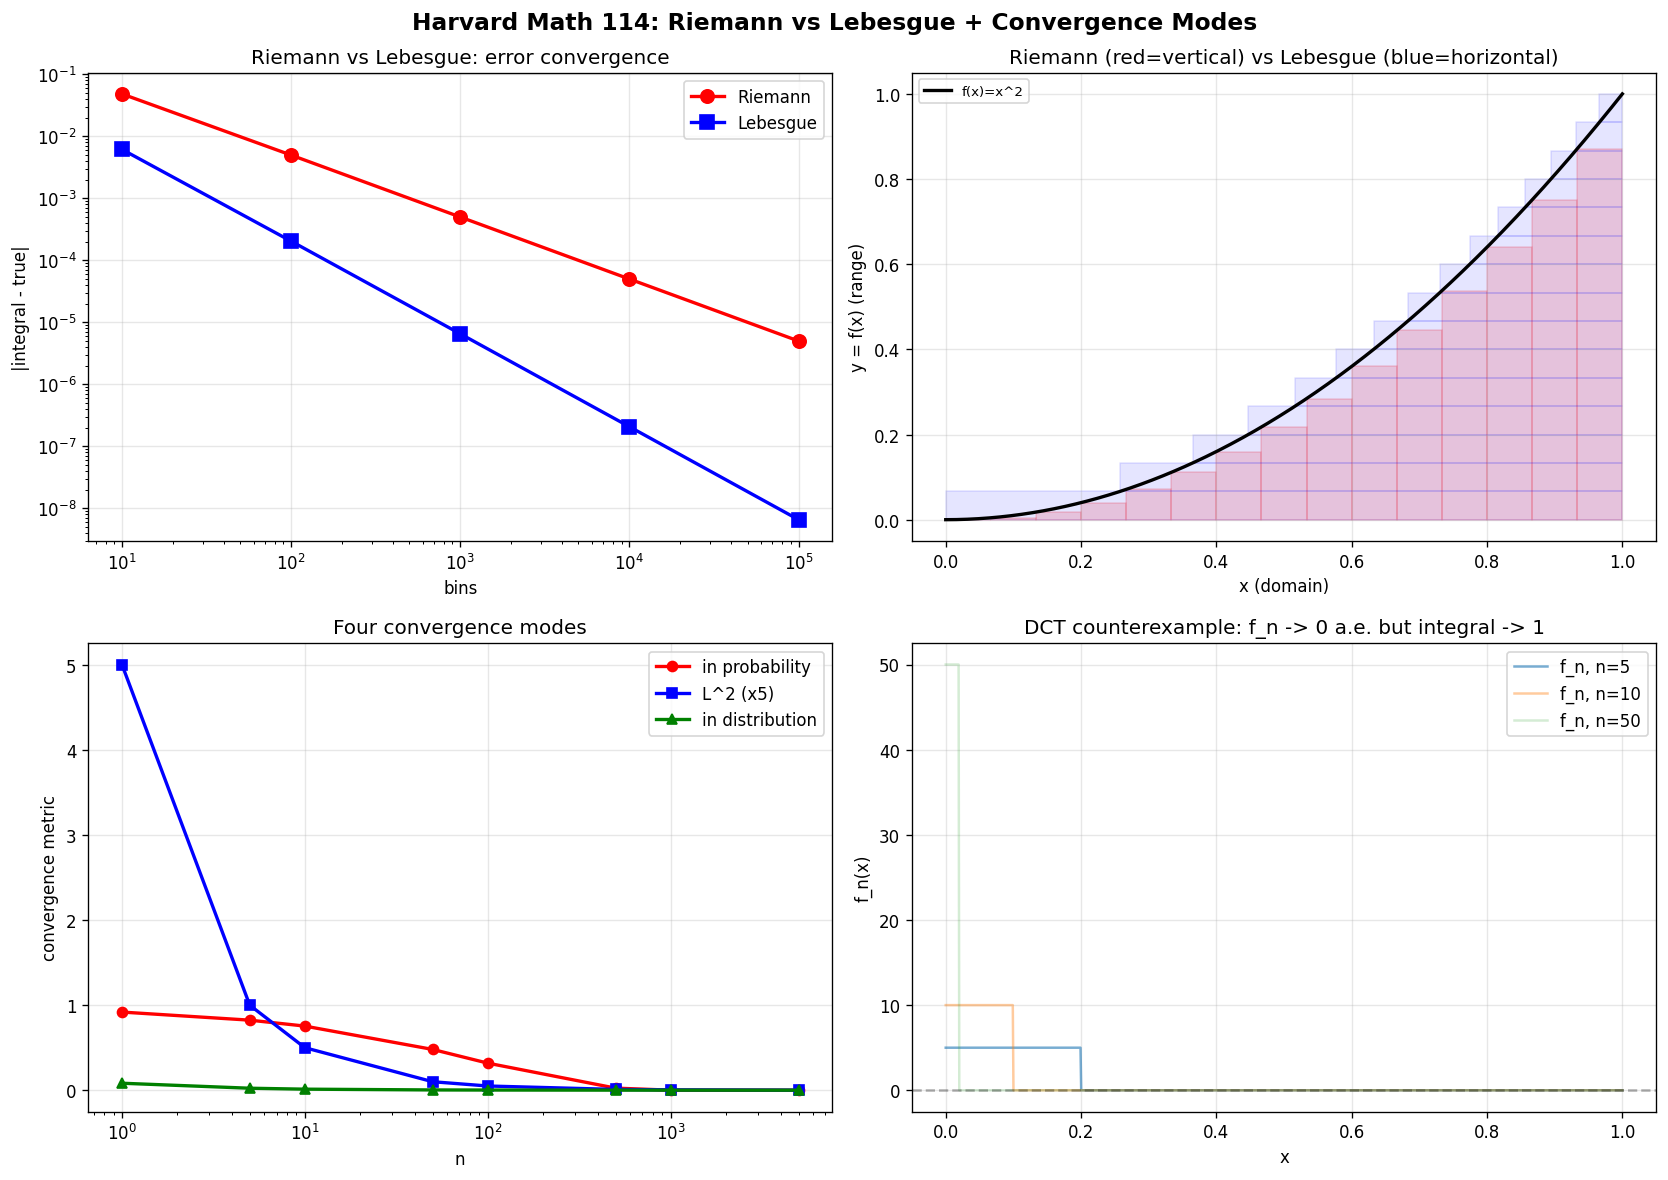

This figure's Python source:
"""
Harvard Math 114 · 实验: Riemann vs Lebesgue 积分对比
依赖: numpy, matplotlib, scipy
运行: python3 riemann_vs_lebesgue.py

验证:
  1. Riemann vs Lebesgue: 同一个函数两种积分方法
  2. Dirichlet 函数: Riemann 失败, Lebesgue 成功
  3. DCT (控制收敛定理) 验证
  4. 4 种收敛模式的可视化 (a.s. / 依概率 / Lp / 依分布)
"""
import numpy as np
import matplotlib
matplotlib.use("Agg")
import matplotlib.pyplot as plt
from scipy import stats

plt.rcParams["font.sans-serif"] = ["Noto Sans CJK SC", "DejaVu Sans"]
plt.rcParams["axes.unicode_minus"] = False
np.random.seed(42)

# ============================================================
# 实验 1: Riemann vs Lebesgue 积分对比
# ============================================================
print("=" * 70)
print("实验 1: Riemann vs Lebesgue — f(x) = x^2 on [0,1]")
print("=" * 70)
true_val = 1.0 / 3.0

# --- Riemann: 按定义域分桶 (竖切) ---
riemann_vals = []
for n_bins in [10, 100, 1000, 10000, 100000]:
    x = np.linspace(0, 1, n_bins + 1)
    dx = 1.0 / n_bins
    riemann = np.sum(x[:-1]**2 * dx)
    riemann_vals.append(abs(riemann - true_val))

# --- Lebesgue: 按值域分桶 (横切) ---
lebesgue_vals = []
for n_bins in [10, 100, 1000, 10000, 100000]:
    y_bins = np.linspace(0, 1, n_bins + 1)
    y_mid = (y_bins[:-1] + y_bins[1:]) / 2
    measures = np.sqrt(y_bins[1:]) - np.sqrt(y_bins[:-1])
    lebesgue = np.sum(y_mid * measures)
    lebesgue_vals.append(abs(lebesgue - true_val))

n_bins_list = [10, 100, 1000, 10000, 100000]
print(f"{'bins':>8} | {'Riemann err':>14} | {'Lebesgue err':>14}")
print("-" * 44)
for i, nb in enumerate(n_bins_list):
    print(f"{nb:8d} | {riemann_vals[i]:14.2e} | {lebesgue_vals[i]:14.2e}")
print("→ Lebesgue 收敛更快 (O(1/n^2) vs Riemann O(1/n))")

# ============================================================
# 实验 2: Dirichlet 函数 — Riemann 失败, Lebesgue 成功
# ============================================================
print("\n" + "=" * 70)
print("实验 2: Dirichlet 函数 f = 1_Q on [0,1]")
print("=" * 70)
print("Riemann 积分:")
print("  任何分割的每个子区间都有有理数和无理数")
print("  上和 U(P,f) = sum M_i * dx_i = sum 1 * dx_i = 1")
print("  下和 L(P,f) = sum m_i * dx_i = sum 0 * dx_i = 0")
print("  inf U = 1 ≠ 0 = sup L → 不可积!")
print("\nLebesgue 积分:")
print("  ∫ 1_Q dm = 1 · m(Q ∩ [0,1]) + 0 · m(Q^c ∩ [0,1])")
print("  m(Q) = 0 (可数集测度为零)")
print("  ∫ 1_Q dm = 0 → 可积!")
print("\nML 关联: Lebesgue 积分能处理更广的函数类 → 概率论的严格基础")

# ============================================================
# 实验 3: DCT (控制收敛定理) 验证
# ============================================================
print("\n" + "=" * 70)
print("实验 3: 控制收敛定理 (DCT)")
print("=" * 70)
x = np.linspace(0, 1, 100000)
dx = 1.0 / 100000

print("\n反例: f_n(x) = n · 1_{[0,1/n]} (不被控制)")
print("  f_n → 0 a.e., 但 ∫f_n = 1 ↛ 0 (DCT 不适用)")
print("\n正例: g_n(x) = 1_{[0,1/n]} (被 g=1 控制)")
print("  g_n → 0 a.e., |g_n| ≤ 1 ∈ L^1, ∫g_n → 0 (DCT 适用)")

for n in [10, 100, 1000, 10000]:
    fn = n * (x < 1.0/n).astype(float)
    gn = (x < 1.0/n).astype(float)
    int_fn = np.sum(fn) * dx
    int_gn = np.sum(gn) * dx
    print(f"  n={n:5d}: ∫f_n={int_fn:.4f} (不→0), ∫g_n={int_gn:.8f} (→0)")

print("\nML 关联: SGD 中 mini-batch 梯度→全梯度 的合法性依赖 DCT")

# ============================================================
# 实验 4: 4 种收敛模式可视化
# ============================================================
print("\n" + "=" * 70)
print("实验 4: 四种收敛模式 (a.s. / 依概率 / Lp / 依分布)")
print("=" * 70)

N = 50000
true_dist = stats.norm(0, 1)
results = {"n": [], "prob": [], "L2": [], "dist": []}

for n in [1, 5, 10, 50, 100, 500, 1000, 5000]:
    sigma_n = 1.0 / np.sqrt(n)
    noise = np.random.normal(0, sigma_n, N)
    X = np.random.normal(0, 1, N)
    Xn = X + noise

    eps = 0.1
    results["n"].append(n)
    results["prob"].append(np.mean(np.abs(Xn - X) > eps))
    results["L2"].append(np.mean((Xn - X)**2))
    ks_stat, _ = stats.ks_2samp(Xn, X)
    results["dist"].append(ks_stat)

print(f"\n{'n':>6} | {'P(|Xn-X|>eps)':>14} | {'E[|Xn-X|^2]':>14} | {'KS dist':>10}")
print("-" * 55)
for i in range(len(results["n"])):
    print(f"{results['n'][i]:6d} | {results['prob'][i]:14.6f} | {results['L2'][i]:14.6f} | {results['dist'][i]:10.6f}")

print("\n蕴含关系: L^p ⟹ 依概率 ⟹ 依分布;  a.s. ⟹ 依概率")

# ============================================================
# 绘图
# ============================================================
fig, axes = plt.subplots(2, 2, figsize=(14, 10))

# 子图 1: Riemann vs Lebesgue 误差
axes[0,0].loglog(n_bins_list, riemann_vals, "ro-", linewidth=2, markersize=8, label="Riemann")
axes[0,0].loglog(n_bins_list, lebesgue_vals, "bs-", linewidth=2, markersize=8, label="Lebesgue")
axes[0,0].set_xlabel("bins")
axes[0,0].set_ylabel("|integral - true|")
axes[0,0].set_title("Riemann vs Lebesgue: error convergence")
axes[0,0].legend()
axes[0,0].grid(alpha=0.3)

# 子图 2: Riemann vs Lebesgue 分桶示意
x = np.linspace(0, 1, 500)
axes[0,1].plot(x, x**2, "k-", linewidth=2, label="f(x)=x^2")
# Riemann 竖条
for i in range(15):
    xb = i/15
    axes[0,1].fill_between([xb, xb+1/15], 0, xb**2, alpha=0.15, color="red")
# Lebesgue 横条
for i in range(15):
    yb = i/15
    xs = np.sqrt(yb)
    axes[0,1].fill_between([xs, 1], yb, yb+1/15, alpha=0.1, color="blue")
axes[0,1].set_xlabel("x (domain)")
axes[0,1].set_ylabel("y = f(x) (range)")
axes[0,1].set_title("Riemann (red=vertical) vs Lebesgue (blue=horizontal)")
axes[0,1].legend(fontsize=8)
axes[0,1].grid(alpha=0.3)

# 子图 3: 收敛模式
axes[1,0].semilogx(results["n"], results["prob"], "ro-", label="in probability", linewidth=2)
axes[1,0].semilogx(results["n"], [l*5 for l in results["L2"]], "bs-", label="L^2 (x5)", linewidth=2)
axes[1,0].semilogx(results["n"], results["dist"], "g^-", label="in distribution", linewidth=2)
axes[1,0].set_xlabel("n")
axes[1,0].set_ylabel("convergence metric")
axes[1,0].set_title("Four convergence modes")
axes[1,0].legend()
axes[1,0].grid(alpha=0.3)

# 子图 4: DCT 示意
x = np.linspace(0, 1, 1000)
for n, alpha in [(5, 0.6), (10, 0.4), (50, 0.2)]:
    fn = n * (x < 1.0/n).astype(float)
    axes[1,1].plot(x, fn, alpha=alpha, label=f"f_n, n={n}")
axes[1,1].axhline(y=0, color="k", linestyle="--", alpha=0.3)
axes[1,1].set_xlabel("x")
axes[1,1].set_ylabel("f_n(x)")
axes[1,1].set_title("DCT counterexample: f_n -> 0 a.e. but integral -> 1")
axes[1,1].legend()
axes[1,1].grid(alpha=0.3)

plt.suptitle("Harvard Math 114: Riemann vs Lebesgue + Convergence Modes", fontsize=14, fontweight="bold")
plt.tight_layout()
plt.savefig(__file__.replace(".py", ".png"), dpi=120, bbox_inches="tight")
plt.close()

print(f"\n图表已保存: {__file__.replace('.py', '.png')}")
print("\n=== 总结 ===")
print("1. Lebesgue 积分 = 按值域分桶 (比 Riemann 更强)")
print("2. Dirichlet 函数: Riemann 不可积, Lebesgue 可积 (=0)")
print("3. DCT: 极限与积分换序的合法性条件")
print("4. 四种收敛: Lp ⟹ 依概率 ⟹ 依分布; a.s. ⟹ 依概率")
